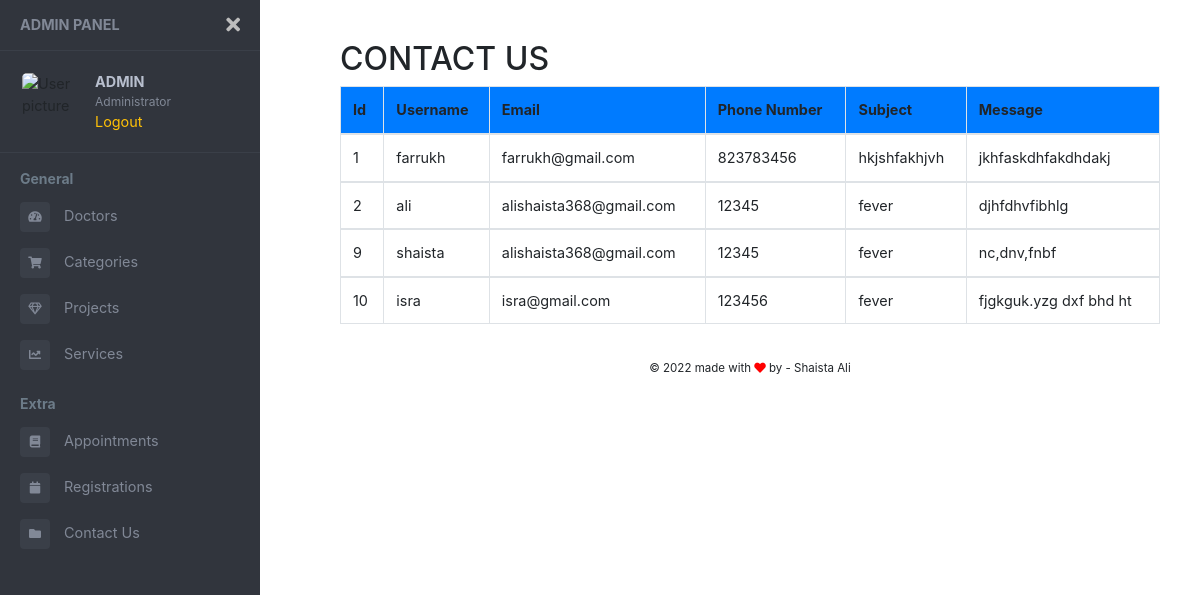
The app's page /admin/contact-us.php (signed in) with its own data.
### tables this page shows
CREATE TABLE `contact_us` (
  `id` int(11) NOT NULL,
  `name` varchar(100) NOT NULL,
  `email` varchar(100) NOT NULL,
  `phone_number` varchar(100) NOT NULL,
  `msg_subject` varchar(100) NOT NULL,
  `message` text NOT NULL
);

### admin/contact-us.php (the view, shortened to what this page needs)
<?php
  include "../connection.php";
?>
<!DOCTYPE html>
<html lang="en">
<head>
    <link rel="stylesheet" href="https://maxcdn.bootstrapcdn.com/bootstrap/4.0.0/css/bootstrap.min.css"
>
    <link href="https://use.fontawesome.com/releases/v5.0.6/css/all.css" rel="stylesheet">
    <link href="//maxcdn.bootstrapcdn.com/bootstrap/4.0.0/css/bootstrap.min.css" rel="stylesheet" id="bootstrap-css">
</head>
<body>
<div class="page-wrapper chiller-theme toggled">
  <nav id="sidebar" class="sidebar-wrapper">
    <div class="sidebar-content">
      <div class="sidebar-brand">
        <a href="#">Admin Panel</a>
        <div id="close-sidebar">
          <i class="fas fa-times"></i>
        </div>
      </div>
      <div class="sidebar-header">
        <div class="user-pic">
          <img class="img-responsive img-rounded" src="https://raw.githubusercontent.com/azouaoui-med/pro-sidebar-template/gh-pages/src/img/user.jpg"
            alt="User picture">
        </div>
        <div class="user-info">
          <span class="user-name">
            <strong class="text-uppercase"><?php echo $_SESSION['username'] ?></strong>
          </span>
          <span class="user-role">Administrator</span>
          <span>
            <a href="logout.php" class="text-warning">Logout</a>
          </span>
        </div>
      </div>
      <div class="sidebar-menu">
        <ul>
          <li class="header-menu">
            <span>General</span>
          </li>
          <li class="sidebar-dropdown">
            <a href="doctors.php">
              <i class="fa fa-tachometer-alt"></i>
              <span>Doctors</span>
            </a>
          </li>
          <li class="sidebar-dropdown">
            <a href="categories.php">
              <i class="fa fa-shopping-cart"></i>
              <span>Categories</span>
            </a>
          </li>
          <li class="sidebar-dropdown">
            <a href="projects.php">
              <i class="far fa-gem"></i>
              <span>Projects</span>
            </a>
          </li>
          <li class="sidebar-dropdown">
            <a href="services.php">
              <i class="fa fa-chart-line"></i>
              <span>Services</span>
            </a>
          </li>
          <li class="header-menu">
            <span>Extra</span>
          </li>
          <li>
            <a href="appointments.php">
              <i class="fa fa-book"></i>
              <span>Appointments</span>
            </a>
          </li>
          <li>
            <a href="registrations.php">
              <i class="fa fa-calendar"></i>
              <span>Registrations</span>
            </a>
          </li>
          <li>
            <a href="contact-us.php">
              <i class="fa fa-folder"></i>
              <span>Contact Us</span>
            </a>
          </li>
        </ul>
      </div>
    </div>
  </nav>
  <main class="page-content">
    <div class="container-fluid">
      <div class="row">
        <div class="form-group col-md-12">
          <div class="row">
            <div class="col">
              <h2 class=" text-uppercase">Contact Us</h2>
            </div>
          </div>
          <table class="table table-bordered">
            <tr>
              <thead class="bg-primary">
                <th>Id</th>
                <th>Username</th>
                <th>Email</th>
                <th>Phone Number</th>
                <th>Subject</th>
                <th>Message</th>
              </thead>
            </tr>
            <?php
            $fetch = mysqli_query($con,"SELECT * from contact_us");
            while ($row = mysqli_fetch_array($fetch)) {
            ?>
            <tr>
              <tbody>
                <td><?php echo $row['id']; ?></td>
                <td><?php echo $row['name']; ?></td>
                <td><?php echo $row['email']; ?></td>
                <td><?php echo $row['phone_number']; ?></td>
                <td><?php echo $row['msg_subject']; ?></td>
                <td><?php echo $row['message']; ?></td>
              </tbody>
            </tr>
          <?php } ?>
          </table>
        </div>
      </div>
      <footer class="text-center">
        <div class="mb-2">
          <small>
            © 2022 made with <i class="fa fa-heart" style="color:red"></i> by - <a target="_blank">
              Shaista Ali
            </a>
          </small>
        </div>
      </footer>
    </div>
  </main>
</div>
</body>
</html>

### admin/contact-us.php (style rules this page uses)
body { font-size: 0.9rem; }
.page-wrapper .sidebar-wrapper, .sidebar-wrapper .sidebar-brand > a, .sidebar-wrapper .sidebar-dropdown > a:after, .sidebar-wrapper .sidebar-menu .sidebar-dropdown .sidebar-submenu li a:before, .sidebar-wrapper ul li a i, .page-wrapper .page-content, .sidebar-wrapper .sidebar-search input.search-menu, .sidebar-wrapper .sidebar-search .input-group-text, .sidebar-wrapper .sidebar-menu ul li a, #show-sidebar, #close-sidebar { -webkit-transition: all 0.3s ease; -moz-transition: all 0.3s ease; -ms-transition: all 0.3s ease; -o-transition: all 0.3s ease; transition: all 0.3s ease; }
.page-wrapper { height: 100vh; }
.page-wrapper.toggled .sidebar-wrapper { left: 0px; }
@media screen and (min-width: 768px) { .page-wrapper.toggled .page-content { padding-left: 300px; } }
.sidebar-wrapper { width: 260px; height: 100%; max-height: 100%; position: fixed; top: 0; left: -300px; z-index: 999; }
.sidebar-wrapper ul { list-style-type: none; padding: 0; margin: 0; }
.sidebar-wrapper a { text-decoration: none; }
.sidebar-content { max-height: calc(100% - 30px); height: calc(100% - 30px); overflow-y: auto; position: relative; }
.sidebar-wrapper .sidebar-brand { padding: 10px 20px; display: flex; align-items: center; }
.sidebar-wrapper .sidebar-brand > a { text-transform: uppercase; font-weight: bold; flex-grow: 1; }
.sidebar-wrapper .sidebar-brand #close-sidebar { cursor: pointer; font-size: 20px; }
.sidebar-wrapper .sidebar-header { padding: 20px; overflow: hidden; }
.sidebar-wrapper .sidebar-header .user-pic { float: left; width: 60px; padding: 2px; border-radius: 12px; margin-right: 15px; overflow: hidden; }
.sidebar-wrapper .sidebar-header .user-pic img { object-fit: cover; height: 100%; width: 100%; }
.sidebar-wrapper .sidebar-header .user-info { float: left; }
.sidebar-wrapper .sidebar-header .user-info > span { display: block; }
.sidebar-wrapper .sidebar-header .user-info .user-role { font-size: 12px; }
.sidebar-wrapper .sidebar-menu { padding-bottom: 10px; }
.sidebar-wrapper .sidebar-menu .header-menu span { font-weight: bold; font-size: 14px; padding: 15px 20px 5px 20px; display: inline-block; }
.sidebar-wrapper .sidebar-menu ul li a { display: inline-block; width: 100%; text-decoration: none; position: relative; padding: 8px 30px 8px 20px; }
.sidebar-wrapper .sidebar-menu ul li a i { margin-right: 10px; font-size: 12px; width: 30px; height: 30px; line-height: 30px; text-align: center; border-radius: 4px; }
.page-wrapper .page-content { display: inline-block; width: 100%; padding-left: 0px; padding-top: 20px; }
.page-wrapper .page-content > div { padding: 20px 40px; }
.page-wrapper .page-content { overflow-x: hidden; }
.chiller-theme .sidebar-wrapper { background: #31353D; }
.chiller-theme .sidebar-wrapper .sidebar-header, .chiller-theme .sidebar-wrapper .sidebar-search, .chiller-theme .sidebar-wrapper .sidebar-menu { border-top: 1px solid #3a3f48; }
.chiller-theme .sidebar-wrapper .sidebar-header .user-info .user-role, .chiller-theme .sidebar-wrapper .sidebar-header .user-info .user-status, .chiller-theme .sidebar-wrapper .sidebar-search input.search-menu, .chiller-theme .sidebar-wrapper .sidebar-search .input-group-text, .chiller-theme .sidebar-wrapper .sidebar-brand>a, .chiller-theme .sidebar-wrapper .sidebar-menu ul li a, .chiller-theme .sidebar-footer>a { color: #818896; }
.chiller-theme .sidebar-wrapper .sidebar-menu ul li:hover>a, .chiller-theme .sidebar-wrapper .sidebar-menu .sidebar-dropdown.active>a, .chiller-theme .sidebar-wrapper .sidebar-header .user-info, .chiller-theme .sidebar-wrapper .sidebar-brand>a:hover, .chiller-theme .sidebar-footer>a:hover i { color: #b8bfce; }
.page-wrapper.chiller-theme.toggled #close-sidebar { color: #bdbdbd; }
.chiller-theme .sidebar-wrapper .sidebar-menu ul li a i, .chiller-theme .sidebar-wrapper .sidebar-menu .sidebar-dropdown div, .chiller-theme .sidebar-wrapper .sidebar-search input.search-menu, .chiller-theme .sidebar-wrapper .sidebar-search .input-group-text { background: #3a3f48; }
.chiller-theme .sidebar-wrapper .sidebar-menu .header-menu span { color: #6c7b88; }

### records on screen
contact_us: id "1", name "farrukh", email "farrukh@gmail.com", phone_number "823783456", msg_subject "hkjshfakhjvh", message "jkhfaskdhfakdhdakj"
contact_us: id "2", name "ali", email "alishaista368@gmail.com", phone_number "12345", msg_subject "fever", message "djhfdhvfibhlg"
contact_us: id "9", name "shaista", email "alishaista368@gmail.com", phone_number "12345", msg_subject "fever", message "nc,dnv,fnbf"
contact_us: id "10", name "isra", email "isra@gmail.com", phone_number "123456", msg_subject "fever", message "fjgkguk.yzg dxf bhd ht"

### other values on screen
$_SESSION['username'] "ADMIN"
